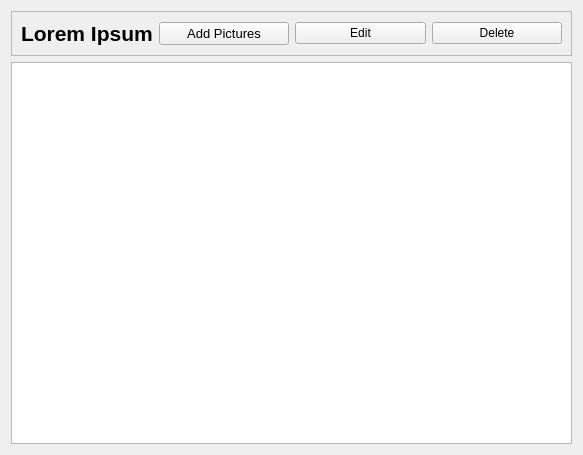
<?xml version="1.0" encoding="UTF-8"?>
<ui version="4.0">
 <class>AlbumWidget</class>
 <widget class="QWidget" name="AlbumWidget">
  <property name="geometry">
   <rect>
    <x>0</x>
    <y>0</y>
    <width>583</width>
    <height>455</height>
   </rect>
  </property>
  <property name="windowTitle">
   <string>Form</string>
  </property>
  <layout class="QVBoxLayout" name="verticalLayout">
   <item>
    <widget class="QFrame" name="frame">
     <property name="frameShape">
      <enum>QFrame::StyledPanel</enum>
     </property>
     <property name="frameShadow">
      <enum>QFrame::Raised</enum>
     </property>
     <layout class="QHBoxLayout" name="horizontalLayout">
      <item>
       <widget class="QLabel" name="albumname">
        <property name="font">
         <font>
          <pointsize>16</pointsize>
          <weight>75</weight>
          <bold>true</bold>
         </font>
        </property>
        <property name="text">
         <string>Lorem Ipsum</string>
        </property>
       </widget>
      </item>
      <item>
       <widget class="QPushButton" name="addPictursButton">
        <property name="font">
         <font>
          <pointsize>10</pointsize>
          <weight>50</weight>
          <bold>false</bold>
         </font>
        </property>
        <property name="text">
         <string>Add Pictures</string>
        </property>
        <property name="icon">
         <iconset resource="res/resource.qrc">
          <normaloff>:/icons/photo-add.png</normaloff>:/icons/photo-add.png</iconset>
        </property>
       </widget>
      </item>
      <item>
       <widget class="QPushButton" name="editButton">
        <property name="text">
         <string>Edit</string>
        </property>
        <property name="icon">
         <iconset resource="res/resource.qrc">
          <normaloff>:/icons/album-edit.png</normaloff>:/icons/album-edit.png</iconset>
        </property>
       </widget>
      </item>
      <item>
       <widget class="QPushButton" name="deleteButton">
        <property name="text">
         <string>Delete</string>
        </property>
        <property name="icon">
         <iconset resource="res/resource.qrc">
          <normaloff>:/icons/album-delete.png</normaloff>:/icons/album-delete.png</iconset>
        </property>
       </widget>
      </item>
     </layout>
    </widget>
   </item>
   <item>
    <widget class="QListView" name="thumbnailListView"/>
   </item>
  </layout>
 </widget>
 <resources>
  <include location="res/resource.qrc"/>
 </resources>
 <connections/>
</ui>
